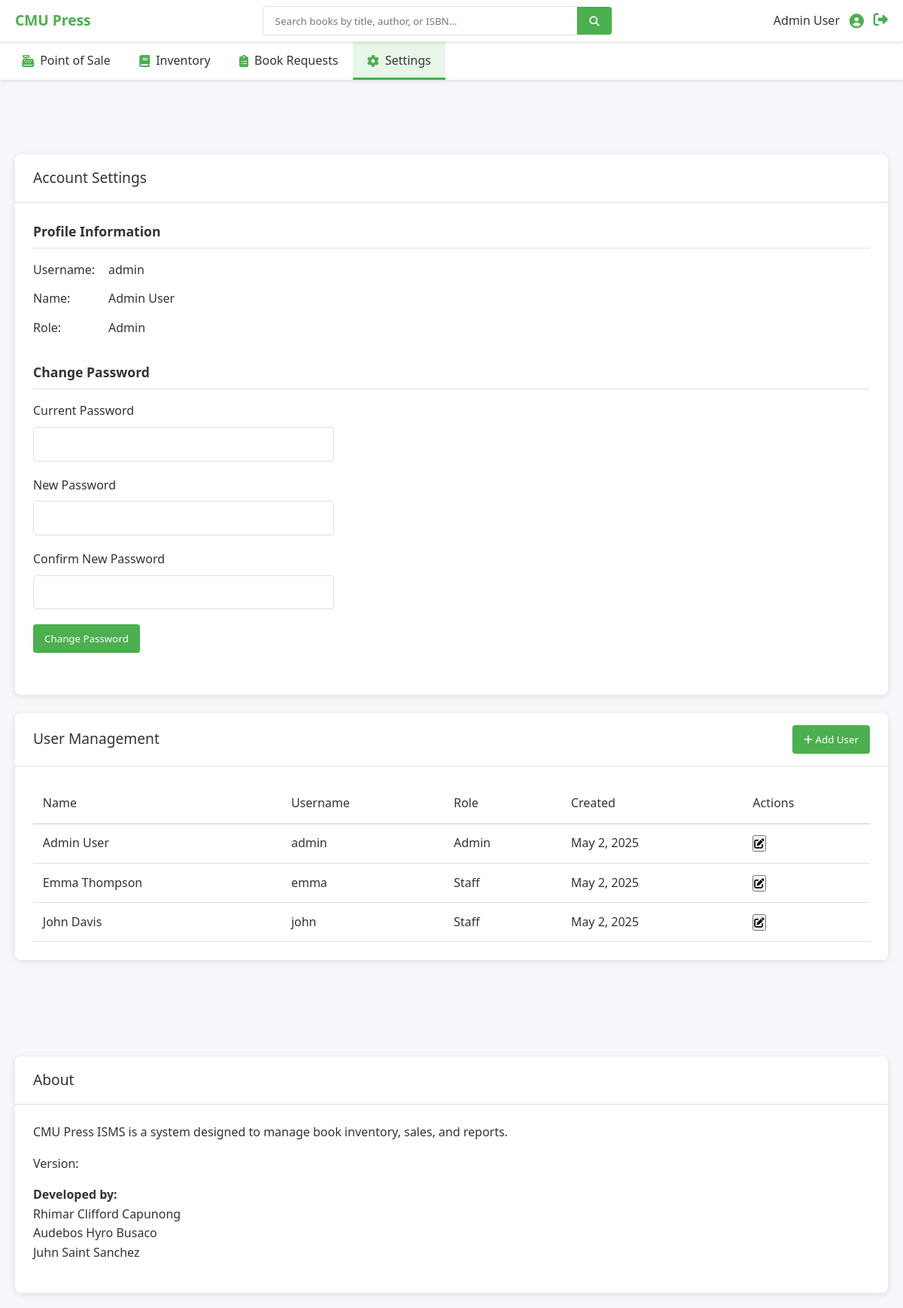
/index.php?tab=settings (signed in), run on an earlier commit of the app's database.
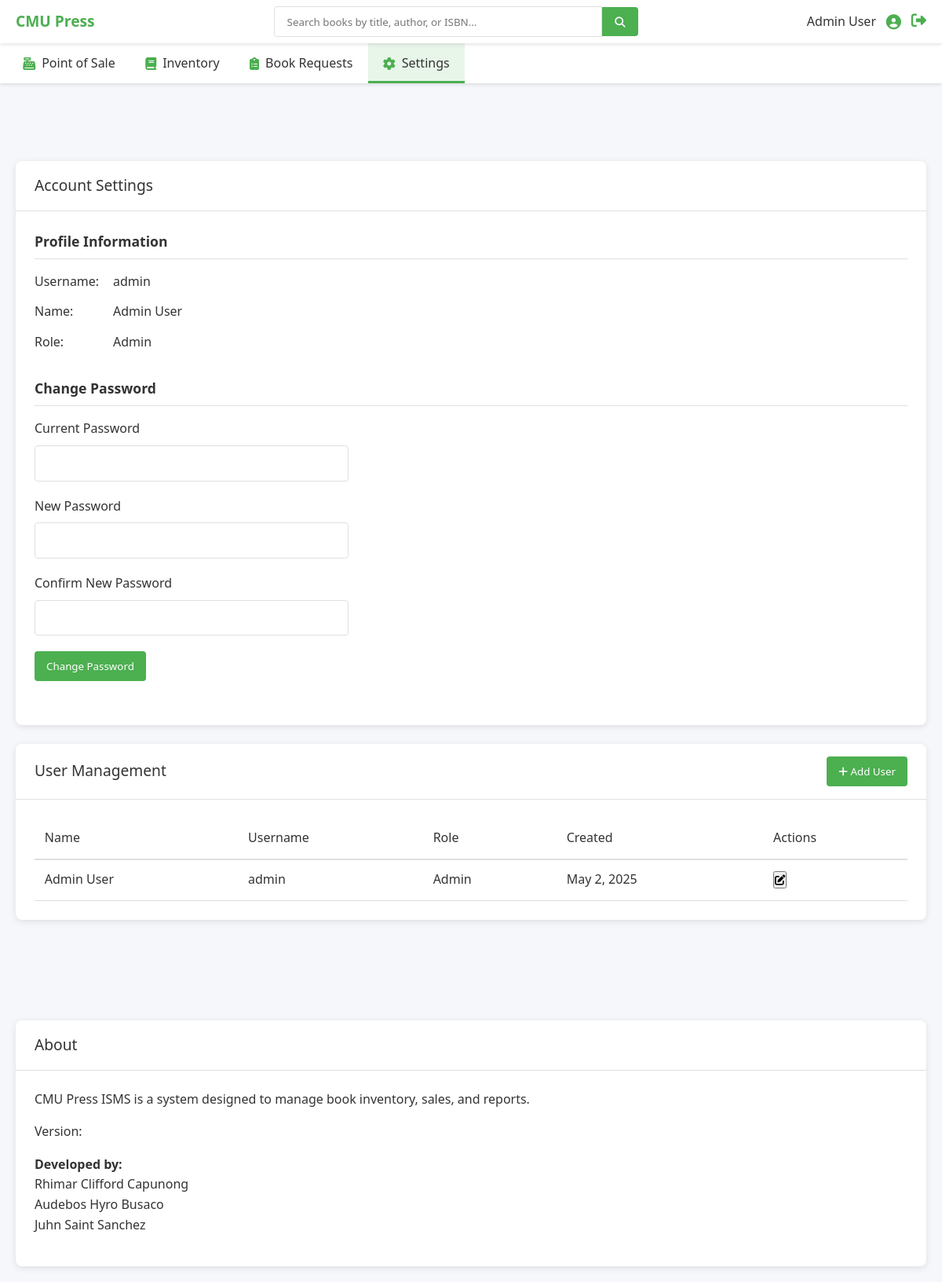
And on a later commit of the database.
### tables this page shows
CREATE TABLE `users` (
  `user_id` int(11) NOT NULL AUTO_INCREMENT,
  `username` varchar(50) NOT NULL,
  `password` varchar(255) NOT NULL,
  `name` varchar(255) NOT NULL,
  `role` enum('admin','staff') NOT NULL DEFAULT 'staff',
  `created_at` timestamp NOT NULL DEFAULT current_timestamp(),
  `updated_at` timestamp NOT NULL DEFAULT current_timestamp() ON UPDATE current_timestamp(),
  PRIMARY KEY (`user_id`),
  UNIQUE KEY `username` (`username`)
);

### pages/settings.php (the view, shortened to what the changed rows need)
<?php
$database = new Database();
$db = $database->getConnection();
$isAdmin = $_SESSION['role'] === 'admin';
$currentUserId = $_SESSION['user_id'];
$currentUser = [
    'user_id' => $currentUserId,
    'username' => $_SESSION['username'],
    'name' => $_SESSION['name'],
    'role' => $_SESSION['role']
];
$users = [];
if ($isAdmin) {
    $stmt = $db->prepare("SELECT * FROM users ORDER BY name ASC");
    $stmt->execute();
    $users = $stmt->fetchAll(PDO::FETCH_ASSOC);
}
?>
<section id="settings" class="tab-content active">
    <div class="container">
        <div class="left-column">
            <div class="card">
                <div class="card-header">
                    <h2>Account Settings</h2>
                </div>
                <div class="card-body">
                    <div class="settings-section">
                        <h3>Profile Information</h3>
                        <div class="profile-info">
                            <div class="profile-field">
                                <span class="field-label">Username:</span>
                                <span class="field-value"><?php echo htmlspecialchars($currentUser['username']); ?></span>
                            </div>
                            <div class="profile-field">
                                <span class="field-label">Name:</span>
                                <span class="field-value"><?php echo htmlspecialchars($currentUser['name']); ?></span>
                            </div>
                            <div class="profile-field">
                                <span class="field-label">Role:</span>
                                <span class="field-value"><?php echo ucfirst(htmlspecialchars($currentUser['role'])); ?></span>
                            </div>
                        </div>
                    </div>
                    <div class="settings-section">
                        <h3>Change Password</h3>
                        <form method="post" class="password-form">
                            <div class="form-group">
                                <label for="current_password">Current Password</label>
                                <input type="password" id="current_password" name="current_password" required>
                            </div>
                            <div class="form-group">
                                <label for="new_password">New Password</label>
                                <input type="password" id="new_password" name="new_password" required>
                            </div>
                            <div class="form-group">
                                <label for="confirm_password">Confirm New Password</label>
                                <input type="password" id="confirm_password" name="confirm_password" required>
                            </div>
                            <button type="submit" name="change_password" class="btn-primary">Change Password</button>
                        </form>
                    </div>
                </div>
            </div>
            <?php if ($isAdmin): ?>            <div class="card">
                <div class="card-header">
                    <h2>User Management</h2>
                    <button id="add-user-btn" class="btn-primary"><i class="fas fa-plus"></i> Add User</button>
                </div>
                <div class="card-body">
                    <div class="users-table-wrapper">
                        <table class="users-table">
                            <thead>
                                <tr>
                                    <th>Name</th>
                                    <th>Username</th>
                                    <th>Role</th>
                                    <th>Created</th>
                                    <th>Actions</th>
                                </tr>
                            </thead>
                            <tbody>
                                <?php foreach ($users as $user): ?>
                                <tr>
                                    <td><?php echo htmlspecialchars($user['name']); ?></td>
                                    <td><?php echo htmlspecialchars($user['username']); ?></td>
                                    <td><?php echo ucfirst(htmlspecialchars($user['role'])); ?></td>
                                    <td><?php echo date('M j, Y', strtotime($user['created_at'])); ?></td>
                                    <td class="actions">
                                        <button class="edit-user-btn" data-id="<?php echo $user['user_id']; ?>"><i class="fas fa-edit"></i></button>
                                    </td>
                                </tr>
                                <?php endforeach; ?>
                            </tbody>
                        </table>
                    </div>
                </div>
            </div>
            <?php endif; ?>
        </div>
        <div class="right-column">
                <div class="card-body">
            </div>
            <div class="card">
                <div class="card-header">
                    <h2>About</h2>
                </div>
                <div class="card-body">
                    <div class="about-content">
                        <p><strong><?php echo htmlspecialchars($appName); ?></strong>CMU Press ISMS is a system designed to manage book inventory, sales, and reports.</p>
                        <p>Version: <?php echo htmlspecialchars($appVersion); ?></p>
                        <p><strong>Developed by:</strong><br>
                        Rhimar Clifford Capunong <br>
                        Audebos Hyro Busaco<br>
                        Juhn Saint Sanchez </p>
                    </div>
                </div>
            </div>
        </div>
    </div>
</section>

What changed in the data, as far as the page shows it:
removed users: name "Emma Thompson", username "emma", role "Staff", created_at "May 2, 2025"
removed users: name "John Davis", username "john", role "Staff", created_at "May 2, 2025"
